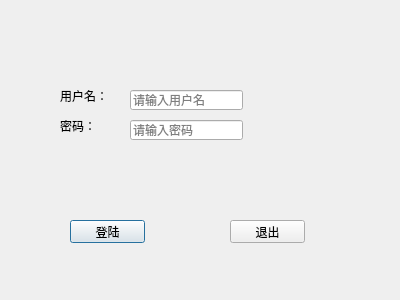
<?xml version="1.0" encoding="UTF-8"?>
<ui version="4.0">
 <class>LogicDialog</class>
 <widget class="QDialog" name="LogicDialog">
  <property name="geometry">
   <rect>
    <x>0</x>
    <y>0</y>
    <width>400</width>
    <height>300</height>
   </rect>
  </property>
  <property name="windowTitle">
   <string>Dialog</string>
  </property>
  <widget class="QLabel" name="label">
   <property name="geometry">
    <rect>
     <x>60</x>
     <y>90</y>
     <width>54</width>
     <height>12</height>
    </rect>
   </property>
   <property name="text">
    <string>用户名：</string>
   </property>
  </widget>
  <widget class="QLineEdit" name="userLineEdit">
   <property name="geometry">
    <rect>
     <x>130</x>
     <y>90</y>
     <width>113</width>
     <height>20</height>
    </rect>
   </property>
   <property name="placeholderText">
    <string>请输入用户名</string>
   </property>
  </widget>
  <widget class="QLabel" name="label_2">
   <property name="geometry">
    <rect>
     <x>60</x>
     <y>120</y>
     <width>54</width>
     <height>12</height>
    </rect>
   </property>
   <property name="text">
    <string>密码：</string>
   </property>
  </widget>
  <widget class="QLineEdit" name="pwdLineEdit">
   <property name="geometry">
    <rect>
     <x>130</x>
     <y>120</y>
     <width>113</width>
     <height>20</height>
    </rect>
   </property>
   <property name="echoMode">
    <enum>QLineEdit::Password</enum>
   </property>
   <property name="placeholderText">
    <string>请输入密码</string>
   </property>
  </widget>
  <widget class="QPushButton" name="loginButton">
   <property name="geometry">
    <rect>
     <x>70</x>
     <y>220</y>
     <width>75</width>
     <height>23</height>
    </rect>
   </property>
   <property name="text">
    <string>登陆</string>
   </property>
  </widget>
  <widget class="QPushButton" name="exitButton">
   <property name="geometry">
    <rect>
     <x>230</x>
     <y>220</y>
     <width>75</width>
     <height>23</height>
    </rect>
   </property>
   <property name="text">
    <string>退出</string>
   </property>
  </widget>
 </widget>
 <resources/>
 <connections>
  <connection>
   <sender>exitButton</sender>
   <signal>clicked()</signal>
   <receiver>LogicDialog</receiver>
   <slot>close()</slot>
   <hints>
    <hint type="sourcelabel">
     <x>267</x>
     <y>231</y>
    </hint>
    <hint type="destinationlabel">
     <x>199</x>
     <y>149</y>
    </hint>
   </hints>
  </connection>
 </connections>
</ui>
